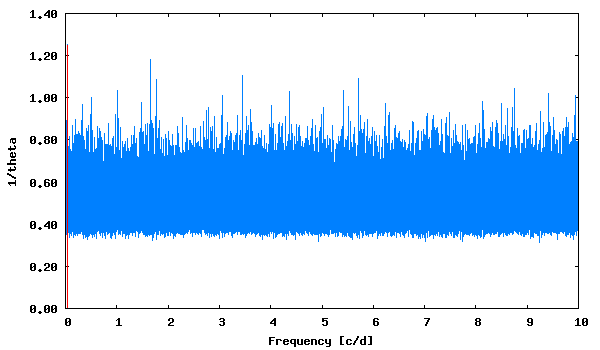

gnuplot code for this plot:
set term png size 600,350 medium
set colors classic
set output "phase_lc_1.lk.png"
set xlabel "Frequency [c/d]"
set ylabel "1/theta"
set format y "%5.2f"
plot [] "lk.periodogram" using 1:2 with lines linecolor 3 title "", "<echo '0.034371  1.25'" with impulses linecolor 1 title ""
 
